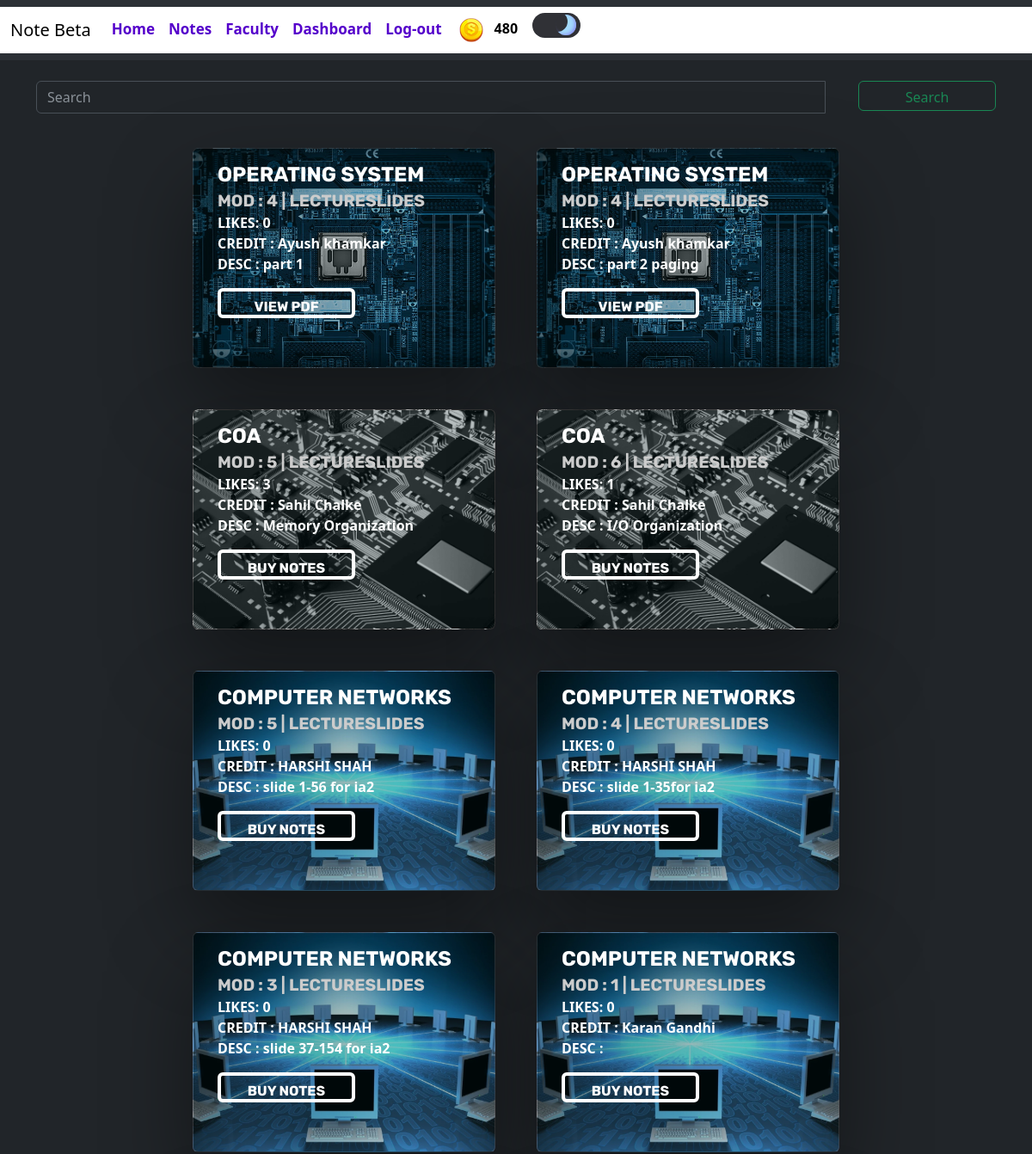
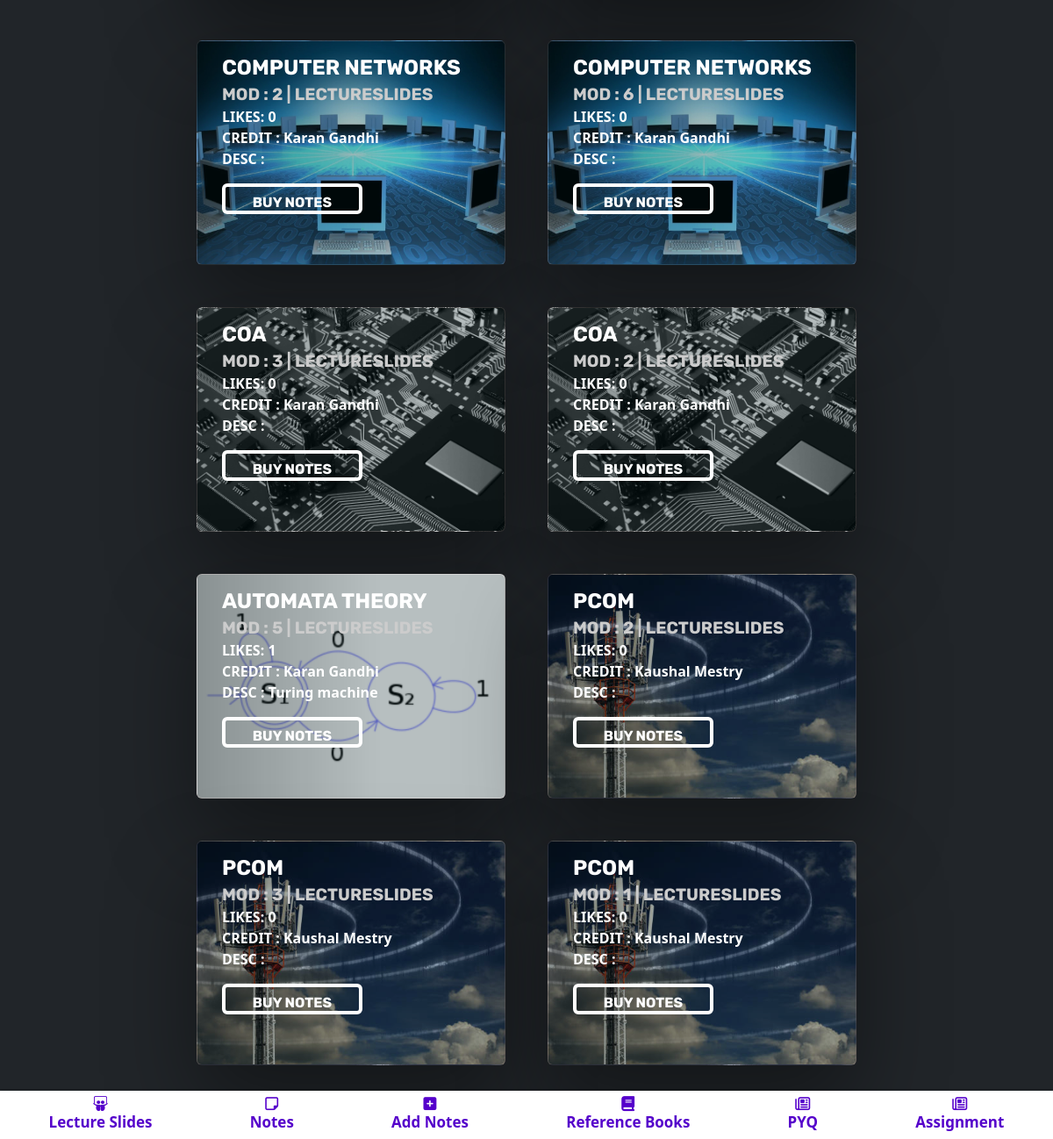
The page /btmNav/ (signed in) on the database its author committed (2 pictures, top to bottom).
### blogapp/models.py (models this page shows, shortened)
class UserAccount(AbstractBaseUser, PermissionsMixin):
    email = models.CharField(max_length = 50,unique=True)
    name = models.CharField(max_length=200)
    is_active = models.BooleanField(default=True)
    is_mod = models.BooleanField(default=False)
    is_nUser = models.BooleanField(default=True)
    is_staff = models.BooleanField(default=False)
    coins_scored = models.IntegerField(default=100,null=True,blank=True)
    rank = models.IntegerField(default=0)
    bookmarks = models.ManyToManyField('blogapp.Notes', blank=True)
    is_emailVerified = models.BooleanField(default=False)
    objects = UserAccountManager()
    USERNAME_FIELD = 'email'
    REQUIRED_FIELDS = ['name']

class Notes(models.Model):
    typ = (
        ('Assignment','Assignment'),
        ('Experiment','Experiment'),
        ('Notes','Notes'),
        ('ReferenceBook','Reference Book'),
        ('LectureSlides','Lecture Slides'),
        ('PYQ','PYQ'),
    )
    mods = (
        ('1','1'),
        ('2','2'),
        ('3','3'),
        ('4','4'),
        ('5','5'),
        ('6','6'),
    )
    desc = models.TextField(max_length=500,null=True,blank=True)
    mod = models.CharField(max_length=5,choices=mods,null=True,blank=True)
    file = models.FileField(upload_to='notes/')
    author = models.ForeignKey(UserAccount,on_delete=models.CASCADE)
    status = models.BooleanField(default=False)
    likes = models.ManyToManyField(UserAccount,related_name="notes_like",default=0)
    views = models.PositiveIntegerField(default=0)
    buy=models.ManyToManyField(UserAccount,related_name="buy_notes")
    typeN = models.CharField(max_length=50,null=True,blank=True,choices=typ)
    docid = models.CharField(max_length=300,null=True,blank=True)
    sub =  models.ForeignKey(Subject,on_delete=models.CASCADE,null=True,blank=True)
    slug = AutoSlugField(populate_from = 'sub',unique=True,null=True,default=None)
    nDetail = models.CharField(max_length=100,null=True,blank=True)

class Subject(models.Model):
    name = models.CharField(max_length=50)
    teacher = models.CharField(max_length=50)
    teacherurl = models.CharField(max_length=300,null=True,blank=True)
    img = models.ImageField(upload_to='subImage/',null=True,blank=True)
    def __str__(self):
        return self.name

### blogapp/views.py (the view)
# urls.py: path('btmNav/',views.btmNav,name='btmNav'),
@login_required(login_url='/login/')
def btmNav(request):
    notes = Notes.objects.filter(typeN='LectureSlides',status = True)
    return render(request,'main/btmNavSort.html',{'notes':notes})

### templates/main/btmNavSort.html (shortened to what this page needs)
{% extends 'index.html' %}
{% block content %}
{% load crispy_forms_tags %}
{% load static %}
<link rel="stylesheet" href="{% static 'css/card.css' %}" />
<div class="container notesCnt mt-4">
    <div class="row d-flex justify-content-center align-items-center">
        <div class="container-lg-6">
            {% include 'components/search.html' %}
        </div>
    </div>
    <div class="row d-flex justify-content-center align-items-center">
        {% for x in notes %}
        <div class="card cardImg mx-4 my-4" style="width: 22rem; height: 16em; background-image: linear-gradient(90deg, rgba(0, 0, 0, 0.4) 0%, rgba(0, 0, 0, 0.2) 60%),url('{{x.sub.img.url}}');">
          <div class="card-body">
            <div class="text-block">
              <h1>{{x.sub}} <small><br>MOD : {{x.mod}} | {{x.typeN}}</small></h1>
              <p>
                LIKES: {{x.likes.count}}
                <br>
                CREDIT : {{x.author.name}}
                <br>
                DESC : {{x.desc}}
              </p>
              {% if request.user in x.buy.all %}
              <form method="POST" action="{% url 'notesViewer' x.slug %}">
                <a href="{{x.docid}}" class="card-link">
                  <button type="submit" class="btn btn-success">View PDF</button>
                </a>
              </form>
              {% else %}
              <form action="{% url 'buy_notes' x.pk %}" method="POST">
                <button class="btn btn-primary" type="submit">Buy Notes</button>
              </form>
              {% endif %}
            </div>
          </div>
          </div>
        {% endfor %}
      </div>
</div>
{% include 'components/notesBottomNav.html' %}
{% endblock %}

### templates/components/header.html (shortened to what this page needs)
{% load static %}
<nav class="navbar navbar-expand-lg bg-body-tertiary" >
    <div class="container-fluid" style="background-color: white;">
      <a class="navbar-brand mb-0 h1" href="{% url 'notes'%}" style="color: black;">Note Beta</a>
      <div class="collapse navbar-collapse" id="navbarTogglerDemo03">
        <ul class="navbar-nav me-auto mb-2 mb-lg-0" >
          {% if user.is_authenticated %}
          <li class="nav-item">
            <a class="nav-link abc" href="{% url 'home' %}" >Home</a>
          </li>
          <li class="nav-item" >
            <a class="nav-link abc" href="{% url 'notes' %}" >Notes</a>
          </li>
          <li class="nav-item" >
            <a class="nav-link abc" href="{% url 'teacher' %}" >Faculty</a>
          </li>
          <li class="nav-item" >
            <a class="nav-link abc" href="{% url 'dashboard' %}" >Dashboard</a>
          </li>
          <li class="nav-item">
            <a class="nav-link abc" href="{% url 'logout' %}" >Log-out</a>
          </li>
          {% endif %}
          {% if user.is_authenticated %}
          <table class="coins">
          <th>
          <img src="{% static 'images/coin.png' %}" alt="">
          </th>
          <th>
          <p class="cna" id="cna" style="color: black;">{{ user.coins_scored }}</p>
          </th>
          </table>
    {% endif %}
            <label class="switch">
              <span class="slider"></span>
            </label>
      </div>
    </div>
  </nav>

### static/css/card.css (style rules this page uses)
.cardImg { background-image: linear-gradient(90deg, rgba(0, 0, 0, 0.4) 0%, rgba(0, 0, 0, 0.2) 60%),url('1.jpg'); background-position: center; background-repeat: none; background-size: cover; box-shadow:0px 45px 100px rgba(0, 0, 0, 0.4), inset 0 0 0 1000px rgba(0, 76, 86, 0.1); color:#fff; text-shadow:0 3 10 rgba(0, 0, 0, 0.7); }
.cardImg .text-block { text-shadow:0 3 10 rgba(0, 0, 0, 0.7); }
.cardImg .text-block h1 { font-family:'Rubik', Sans-serif; font-size: 1.5em; margin:0; text-transform:uppercase; font-weight:700; }
.cardImg .text-block h1 small { font-size: .8em; color:#ccc; }
.cardImg .text-block button { transition:all 0.35s cubic-bezier(0.37, 0.26, 0.35, 1); border:4px solid #fff; background:transparent; font-family:'Rubik', Sans-serif; text-transform:uppercase; font-weight:700; cursor:pointer; }
h3,p { font-weight: bold; }
button { width: 10em; height: 2.2em; }

### templates/components/header.html (style rules this page uses)
.nav-link { margin-top: 5px; color: #5500cb; font-size: 17px; font-weight: bold; }
.coins { width: 3px; }
.cna { margin-top: 12px; font-weight: bold; }
.switch { margin-left: 1em; margin-top: 7px; --width-of-switch: 3.5em; --height-of-switch: 1.8em; --size-of-icon: 1.4em; --slider-offset: 0.3em; position: relative; width: var(--width-of-switch); height: var(--height-of-switch); }
.slider { position: absolute; cursor: pointer; top: 0; left: 0; right: 0; bottom: 0; background-color: #f4f4f5; transition: .4s; border-radius: 30px; }
.slider:before { position: absolute; content: ""; height: var(--size-of-icon,1.4em); width: var(--size-of-icon,1.4em); border-radius: 20px; left: var(--slider-offset,0.3em); top: 50%; transform: translateY(-50%); background: linear-gradient(40deg,#ff0080,#ff8c00 70%); ; transition: .4s; }
input:checked + .slider { background-color: #303136; }
input:checked + .slider:before { left: calc(100% - (var(--size-of-icon,1.4em) + var(--slider-offset,0.3em))); background: #303136; box-shadow: inset -3px -2px 5px -2px #8983f7, inset -10px -4px 0 0 #a3dafb; }

### templates/components/notesBottomNav.html (style rules this page uses)
i,span { color: #5500cb; font-size: 17px; font-weight: bold; }

### rows shown on the page
UserAccount: coins_scored "480"
Notes: sub.img (picture), sub "OPERATING SYSTEM", mod "4", typeN "LECTURESLIDES", likes.count "0", author.name "Ayush khamkar", desc "part 1"
Notes: sub.img (picture), sub "OPERATING SYSTEM", mod "4", typeN "LECTURESLIDES", likes.count "0", author.name "Ayush khamkar", desc "part 2 paging"
Notes: sub.img (picture), sub "COA", mod "5", typeN "LECTURESLIDES", likes.count "3", author.name "Sahil Chalke", desc "Memory Organization"
Notes: sub.img (picture), sub "COA", mod "6", typeN "LECTURESLIDES", likes.count "1", author.name "Sahil Chalke", desc "I/O Organization"
Notes: sub.img (picture), sub "COMPUTER NETWORKS", mod "5", typeN "LECTURESLIDES", likes.count "0", author.name "HARSHI SHAH", desc "slide 1-56 for ia2"
Notes: sub.img (picture), sub "COMPUTER NETWORKS", mod "4", typeN "LECTURESLIDES", likes.count "0", author.name "HARSHI SHAH", desc "slide 1-35for ia2"
Notes: sub.img (picture), sub "COMPUTER NETWORKS", mod "3", typeN "LECTURESLIDES", likes.count "0", author.name "HARSHI SHAH", desc "slide 37-154 for ia2"
Notes: sub.img (picture), sub "COMPUTER NETWORKS", mod "1", typeN "LECTURESLIDES", likes.count "0", author.name "Karan Gandhi"
Notes: sub.img (picture), sub "COMPUTER NETWORKS", mod "2", typeN "LECTURESLIDES", likes.count "0", author.name "Karan Gandhi"
Notes: sub.img (picture), sub "COMPUTER NETWORKS", mod "6", typeN "LECTURESLIDES", likes.count "0", author.name "Karan Gandhi"
Notes: sub.img (picture), sub "COA", mod "3", typeN "LECTURESLIDES", likes.count "0", author.name "Karan Gandhi"
Notes: sub.img (picture), sub "COA", mod "2", typeN "LECTURESLIDES", likes.count "0", author.name "Karan Gandhi"
Notes: sub.img (picture), sub "AUTOMATA THEORY", mod "5", typeN "LECTURESLIDES", likes.count "1", author.name "Karan Gandhi", desc "Turing machine"
Notes: sub.img (picture), sub "PCOM", mod "2", typeN "LECTURESLIDES", likes.count "0", author.name "Kaushal Mestry"
Notes: sub.img (picture), sub "PCOM", mod "3", typeN "LECTURESLIDES", likes.count "0", author.name "Kaushal Mestry"
Notes: sub.img (picture), sub "PCOM", mod "1", typeN "LECTURESLIDES", likes.count "0", author.name "Kaushal Mestry"
